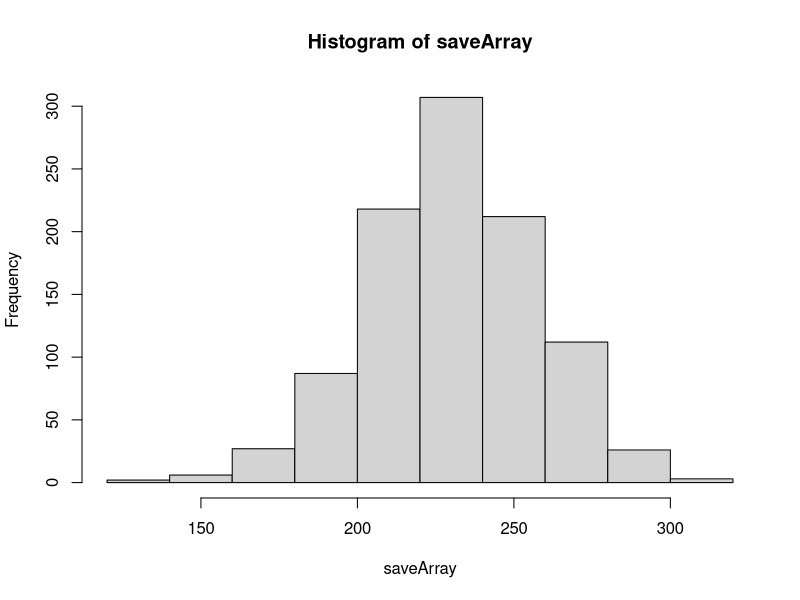

This chart was generated by the following R code:
## ---- chunk 1
knitr::opts_chunk$set(echo = TRUE)
## ---- chunk 2
days = 1:365

nStudents = 35

nBets = nStudents*15

saveArray=vector('numeric')
for(k in 1:1000){
  bank = 0
  for(i in 1:nBets){
    sampleClass = sample(days, nStudents, replace = TRUE)

    repeats = length(unique(sampleClass))
    if (repeats == nStudents) bank = bank - 2
    else bank = bank + 1
  }
saveArray[k]= bank
}

## ---- chunk 3
hist(saveArray)
## ---- chunk 4
print('average amt:')
print(mean(saveArray))
